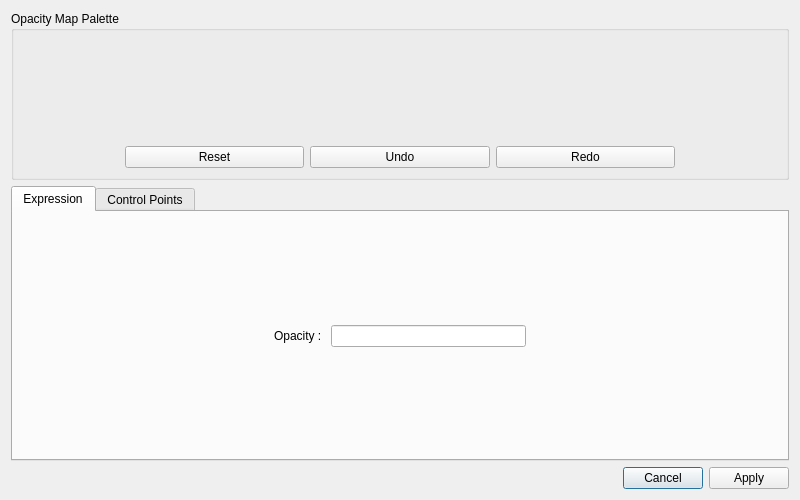
<?xml version="1.0" encoding="UTF-8"?>
<ui version="4.0">
 <class>OpacityMapEditorV2</class>
 <widget class="QDialog" name="OpacityMapEditor">
  <property name="geometry">
   <rect>
    <x>0</x>
    <y>0</y>
    <width>800</width>
    <height>500</height>
   </rect>
  </property>
  <property name="minimumSize">
   <size>
    <width>800</width>
    <height>0</height>
   </size>
  </property>
  <property name="windowTitle">
   <string>Dialog</string>
  </property>
  <layout class="QGridLayout" name="gridLayout_2">
   <item row="2" column="0">
    <spacer name="horizontalSpacer_6">
     <property name="orientation">
      <enum>Qt::Horizontal</enum>
     </property>
     <property name="sizeHint" stdset="0">
      <size>
       <width>40</width>
       <height>20</height>
      </size>
     </property>
    </spacer>
   </item>
   <item row="2" column="1">
    <widget class="QPushButton" name="cancelPushButton">
     <property name="text">
      <string>Cancel</string>
     </property>
    </widget>
   </item>
   <item row="2" column="2">
    <widget class="QPushButton" name="applyPushButton">
     <property name="text">
      <string>Apply</string>
     </property>
    </widget>
   </item>
   <item row="1" column="0" colspan="3">
    <widget class="QTabWidget" name="tabWidget">
     <property name="currentIndex">
      <number>0</number>
     </property>
     <widget class="QWidget" name="expression">
      <attribute name="title">
       <string>Expression</string>
      </attribute>
      <layout class="QGridLayout" name="gridLayout_6">
       <item row="0" column="0">
        <layout class="QGridLayout" name="gridLayout_4">
         <item row="1" column="2">
          <spacer name="horizontalSpacer_2">
           <property name="orientation">
            <enum>Qt::Horizontal</enum>
           </property>
           <property name="sizeHint" stdset="0">
            <size>
             <width>40</width>
             <height>20</height>
            </size>
           </property>
          </spacer>
         </item>
         <item row="1" column="0">
          <spacer name="horizontalSpacer">
           <property name="orientation">
            <enum>Qt::Horizontal</enum>
           </property>
           <property name="sizeHint" stdset="0">
            <size>
             <width>40</width>
             <height>20</height>
            </size>
           </property>
          </spacer>
         </item>
         <item row="2" column="1">
          <spacer name="verticalSpacer_2">
           <property name="orientation">
            <enum>Qt::Vertical</enum>
           </property>
           <property name="sizeHint" stdset="0">
            <size>
             <width>20</width>
             <height>40</height>
            </size>
           </property>
          </spacer>
         </item>
         <item row="0" column="1">
          <spacer name="verticalSpacer">
           <property name="orientation">
            <enum>Qt::Vertical</enum>
           </property>
           <property name="sizeHint" stdset="0">
            <size>
             <width>20</width>
             <height>40</height>
            </size>
           </property>
          </spacer>
         </item>
         <item row="1" column="1">
          <layout class="QFormLayout" name="formLayout_3">
           <item row="0" column="0">
            <widget class="QLabel" name="label_7">
             <property name="text">
              <string>Opacity : </string>
             </property>
            </widget>
           </item>
           <item row="0" column="1">
            <widget class="QLineEdit" name="opacityLineEdit"/>
           </item>
          </layout>
         </item>
        </layout>
       </item>
      </layout>
     </widget>
     <widget class="QWidget" name="controlPoints">
      <attribute name="title">
       <string>Control Points</string>
      </attribute>
      <layout class="QGridLayout" name="gridLayout_8">
       <item row="0" column="0">
        <spacer name="horizontalSpacer_5">
         <property name="orientation">
          <enum>Qt::Horizontal</enum>
         </property>
         <property name="sizeHint" stdset="0">
          <size>
           <width>40</width>
           <height>20</height>
          </size>
         </property>
        </spacer>
       </item>
       <item row="0" column="1">
        <widget class="QLabel" name="label">
         <property name="text">
          <string>Number of control points (Min : 2, Max : 256) : </string>
         </property>
        </widget>
       </item>
       <item row="0" column="2">
        <widget class="QSpinBox" name="numberOfControlPointsSpinBox">
         <property name="minimumSize">
          <size>
           <width>50</width>
           <height>0</height>
          </size>
         </property>
         <property name="minimum">
          <number>2</number>
         </property>
         <property name="maximum">
          <number>256</number>
         </property>
        </widget>
       </item>
       <item row="1" column="0" colspan="3">
        <widget class="QTableWidget" name="controlPointsTableWidget">
         <attribute name="horizontalHeaderStretchLastSection">
          <bool>false</bool>
         </attribute>
         <attribute name="verticalHeaderStretchLastSection">
          <bool>false</bool>
         </attribute>
         <column>
          <property name="text">
           <string>Points</string>
          </property>
         </column>
         <column>
          <property name="text">
           <string>Opacity</string>
          </property>
         </column>
        </widget>
       </item>
      </layout>
     </widget>
    </widget>
   </item>
   <item row="0" column="0" colspan="3">
    <widget class="QGroupBox" name="opacityMapPaletteGroupBox">
     <property name="title">
      <string>Opacity Map Palette</string>
     </property>
     <layout class="QGridLayout" name="gridLayout">
      <item row="0" column="0">
       <widget class="OpacityMapPalette" name="opacityMapPalette" native="true">
        <property name="minimumSize">
         <size>
          <width>550</width>
          <height>100</height>
         </size>
        </property>
        <property name="maximumSize">
         <size>
          <width>550</width>
          <height>100</height>
         </size>
        </property>
       </widget>
      </item>
      <item row="1" column="0">
       <layout class="QHBoxLayout" name="horizontalLayout">
        <item>
         <widget class="QPushButton" name="resetPushButton">
          <property name="text">
           <string>Reset</string>
          </property>
         </widget>
        </item>
        <item>
         <widget class="QPushButton" name="undoPushButton">
          <property name="text">
           <string>Undo</string>
          </property>
         </widget>
        </item>
        <item>
         <widget class="QPushButton" name="redoPushButton">
          <property name="text">
           <string>Redo</string>
          </property>
         </widget>
        </item>
       </layout>
      </item>
     </layout>
    </widget>
   </item>
  </layout>
 </widget>
 <customwidgets>
  <customwidget>
   <class>OpacityMapPalette</class>
   <extends>QWidget</extends>
   <header>OpacityMapPalette.h</header>
   <container>1</container>
  </customwidget>
 </customwidgets>
 <resources/>
 <connections/>
</ui>
